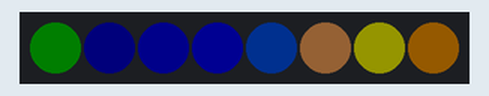
This sketch was run on a simulated Arduino Uno, built with avr-gcc and run on an emulated ATmega328P. On the bench: 8 RGB LEDs in strip order, left to right. Dim RGB values are drawn brighter than linear.

Above: at 0.45 s.
At 6.24 s:
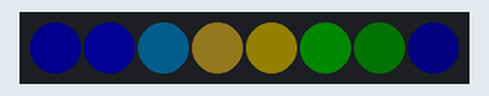
At 9.29 s:
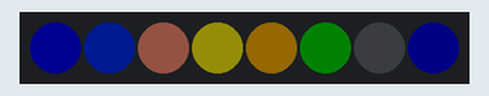
At 19.65 s:
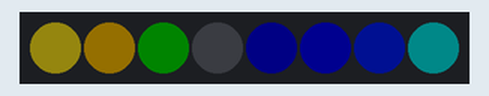
At 28.49 s:
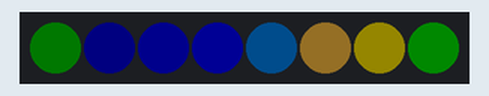
At 39.77 s:
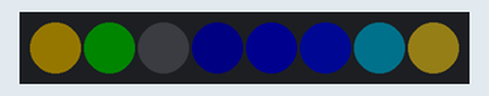
Timing chart, 0 to 40.0 s (numbered marks = the images above):
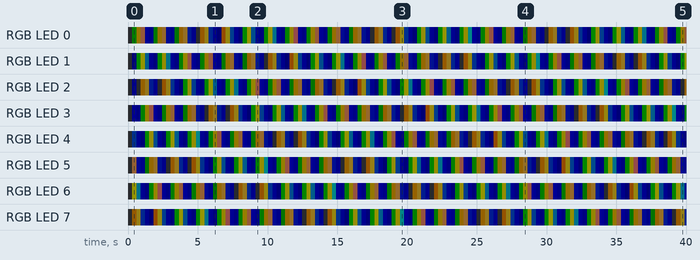

The sketch:

01.6_WS2812.ino
```cpp
/**********************************************************************
  Product     : Freenove 4WD Car for Raspberry Pi Pico (W)
  Description : Basic usage of LEDPixel,
                Make the strip light up in different colors gradually.
  Auther      : www.freenove.com
  Modification: 2023/04/10
**********************************************************************/
#include <Arduino.h>
#include <Adafruit_NeoPixel.h>
#include "Freenove_4WD_Car_WS2812.h"

void setup() {
 WS2812_Setup();      //WS2812 initialization
}

void loop() {
  WS2812_Show(5);
}
```

Freenove_4WD_Car_WS2812.cpp
```cpp
#include <Arduino.h>
#include <Adafruit_NeoPixel.h>
#include "Freenove_4WD_Car_WS2812.h"

int ws2812_task_mode = 0;
int ws2812_strip_time_now;
int ws2812_strip_time_next;
unsigned char ws2812_strip_color_1[12][3];
unsigned char ws2812_strip_color_2[12][3];

Adafruit_NeoPixel ws2812_strip(LEDS_COUNT, WS2812_PIN, NEO_GRB + NEO_KHZ800);

//Set the display color1 for WS2812
void WS2812_Set_Color_1(int number, unsigned char color_1, unsigned char color_2, unsigned char color_3)  //Set the display color1 for WS2812
{
  for (int i = 0; i < LEDS_COUNT; i++)
  {
    if ((number >> i) & 0x01 == 0x01)
    {
      ws2812_strip_color_1[i][0] = constrain(color_1, 0, 255);
      ws2812_strip_color_1[i][1] = constrain(color_2, 0, 255);
      ws2812_strip_color_1[i][2] = constrain(color_3, 0, 255);
    }
  }
}

//Set the display color2 for WS2812
void WS2812_Set_Color_2(int number, unsigned char color_1, unsigned char color_2, unsigned char color_3)  //Set the display color1 for WS2812
{
  if (number == 0)
  {
    for (int i = 0; i < LEDS_COUNT; i++)
    {
      ws2812_strip_color_2[i][0] = constrain(color_1, 0, 255);
      ws2812_strip_color_2[i][1] = constrain(color_2, 0, 255);
      ws2812_strip_color_2[i][2] = constrain(color_3, 0, 255);
    }
  }
  else if (number > 0 && number <= LEDS_COUNT)
  {
    ws2812_strip_color_2[number - 1][0] = constrain(color_1, 0, 255);
    ws2812_strip_color_2[number - 1][1] = constrain(color_2, 0, 255);
    ws2812_strip_color_2[number - 1][2] = constrain(color_3, 0, 255);
  }
}

//Close the display WS2812
void ws2812_close(void)
{
  for (int i = 0; i < LEDS_COUNT; i++)
    ws2812_strip.setPixelColor(i, 0, 0, 0);
  ws2812_strip.show();
}

int ws2812_following_number = 0;
//WS2812 Flow display
void ws2812_following(void)
{
  ws2812_strip_time_next = millis();
  if (ws2812_strip_time_next - ws2812_strip_time_now > 100)
  {
    ws2812_strip_time_now = ws2812_strip_time_next;
    for (int i = 0; i < ws2812_following_number; i++)
      ws2812_strip.setPixelColor(i, ws2812_strip_color_1[i][0], ws2812_strip_color_1[i][1], ws2812_strip_color_1[i][2]);
    for (int i = ws2812_following_number; i < LEDS_COUNT; i++)
      ws2812_strip.setPixelColor(i, 0, 0, 0);
    ws2812_strip.show();
    ws2812_following_number++;
    if (ws2812_following_number == LEDS_COUNT+1)
      ws2812_following_number = 0;
  }
}

//WS2812 static display
void ws2812_rgb(void)
{
  ws2812_strip_time_next = millis();
  if (ws2812_strip_time_next - ws2812_strip_time_now > 100)
  {
    ws2812_strip_time_now = ws2812_strip_time_next;
    for (int i = 0; i < LEDS_COUNT; i++)
      ws2812_strip.setPixelColor(i, ws2812_strip_color_1[i][0], ws2812_strip_color_1[i][1], ws2812_strip_color_1[i][2]);
    ws2812_strip.show();
  }
}

int ws2812_blink_flag = 0;
//WS2812 blink display
void ws2812_blink(void)
{
  ws2812_strip_time_next = millis();
  if (ws2812_strip_time_next - ws2812_strip_time_now > 500 && ws2812_blink_flag == 0)
  {
    ws2812_blink_flag = 1;
    ws2812_strip_time_now = ws2812_strip_time_next;
    for (int i = 0; i < LEDS_COUNT; i++)
      ws2812_strip.setPixelColor(i, ws2812_strip_color_1[i][0], ws2812_strip_color_1[i][1], ws2812_strip_color_1[i][2]);
    ws2812_strip.show();
  }
  else if (ws2812_strip_time_next - ws2812_strip_time_now > 500 && ws2812_blink_flag == 1)
  {
    ws2812_blink_flag = 0;
    ws2812_strip_time_now = ws2812_strip_time_next;
    for (int i = 0; i < LEDS_COUNT; i++)
      ws2812_strip.setPixelColor(i, ws2812_strip_color_2[i][0], ws2812_strip_color_2[i][1], ws2812_strip_color_2[i][2]);
    ws2812_strip.show();
  }
}

int ws2812_breathe_flag = 0;
int breathe_brightness = 0;
//WS2812 breathe display
void ws2812_breathe(void)
{
  ws2812_strip_time_next = millis();
  if ((ws2812_strip_time_next - ws2812_strip_time_now > 5) && (ws2812_breathe_flag == 0))
  {
    ws2812_strip_time_now = ws2812_strip_time_next;
    breathe_brightness++;
    for (int i = 0; i < LEDS_COUNT; i++)
      ws2812_strip.setPixelColor(i, ws2812_strip_color_1[i][0]*breathe_brightness / 255, ws2812_strip_color_1[i][1]*breathe_brightness / 255, ws2812_strip_color_1[i][2]*breathe_brightness / 255);
    ws2812_strip.show();
    if (breathe_brightness >= 255)
      ws2812_breathe_flag = 1;
  }
  if ((ws2812_strip_time_next - ws2812_strip_time_now > 5) && (ws2812_breathe_flag == 1))
  {
    ws2812_strip_time_now = ws2812_strip_time_next;
    breathe_brightness--;
    for (int i = 0; i < LEDS_COUNT; i++)
      ws2812_strip.setPixelColor(i, ws2812_strip_color_1[i][0]*breathe_brightness / 255, ws2812_strip_color_1[i][1]*breathe_brightness / 255, ws2812_strip_color_1[i][2]*breathe_brightness / 255);
    ws2812_strip.show();
    if (breathe_brightness <= 0)
      ws2812_breathe_flag = 0;
  }
}

int rainbow_count = 0;
//WS2812 rainbow display
void ws2812_rainbow(void)
{
  ws2812_strip.setBrightness(20);
  ws2812_strip_time_next = millis();
  if (ws2812_strip_time_next - ws2812_strip_time_now > 5)
  {
    ws2812_strip_time_now = ws2812_strip_time_next;
    rainbow_count++;
    for (int i = 0; i < LEDS_COUNT; i++)
      ws2812_strip.setPixelColor(LEDS_COUNT-1 - i, Wheel((i * 256 / LEDS_COUNT + rainbow_count) & 255));
    ws2812_strip.show();
    if (rainbow_count > 255)
      rainbow_count = 0;
  }
}

int Wheel(byte pos)
{
  int WheelPos = pos % 0xff;
  if (WheelPos < 85) {
    return ((255 - WheelPos * 3) << 16) | ((WheelPos * 3) << 8);
  }
  if (WheelPos < 170) {
    WheelPos -= 85;
    return (((255 - WheelPos * 3) << 8) | (WheelPos * 3));
  }
  WheelPos -= 170;
  return ((WheelPos * 3) << 16 | (255 - WheelPos * 3));
}

//WS2812 initialization function
void WS2812_Setup(void)
{
  ws2812_strip.begin();
  ws2812_strip.setBrightness(20);
  ws2812_close();
  WS2812_Set_Color_1(4095, 0, 0, 100);
  WS2812_Set_Color_2(4095, 0, 0, 0);
  ws2812_strip_time_now = millis();

}

//WS2812 set mode
void WS2812_SetMode(int mode)
{
  ws2812_task_mode = constrain(mode, 0, 5);
}

//WS2812 non-blocking display function
void WS2812_Show(int mode)
{
  switch (mode)
  {
    case 0://Close the WS2812
      ws2812_close();
      break;
    case 1:
      ws2812_rgb();
      break;
    case 2:
      ws2812_following();
      break;
    case 3:
      ws2812_blink();
      break;
    case 4:
      ws2812_breathe();
      break;
    case 5:
      ws2812_rainbow();
      break;
    default:
      break;
  }
}
```

Freenove_4WD_Car_WS2812.h
```cpp
#ifndef _FREENOVE_4WD_CAR_WS2812_H
#define _FREENOVE_4WD_CAR_WS2812_H

#include <Adafruit_NeoPixel.h>

#define WS2812_PIN 16        //Control pins for Pico W
#define LEDS_COUNT 8
extern int ws2812_task_mode; //WS2812 run mode

void WS2812_Setup(void);                                                                                   //WS2812 initialization function
void WS2812_Show(int mode);                                                                                //WS2812 non-blocking display function
void WS2812_Set_Color_1(int number, unsigned char color_1,unsigned char color_2,unsigned char color_3);    //Set the display color1 for WS2812
void WS2812_Set_Color_2(int number, unsigned char color_1,unsigned char color_2,unsigned char color_3);    //Set the display color2 for WS2812
void WS2812_SetMode(int mode);                                                                             //WS2812 set mode
void ws2812_close(void);
void ws2812_following(void);
void ws2812_rgb(void);
void ws2812_rgb(void);
void ws2812_breathe(void);
void ws2812_rainbow(void);
int Wheel(byte pos);

#endif


//
```

Measured:
- by itself, RGB LED 2: off → RGB(0, 0, 11) at 0.31 s, → off 0.31 s later, → RGB(20, 13, 0) 0.30 s later, → RGB(20, 16, 4) 0.31 s later, … (131 changes in this stretch)
- by itself, RGB LED 4: off → RGB(0, 5, 15) at 0.31 s, → RGB(0, 0, 14) 0.31 s later, → RGB(0, 0, 2) 0.30 s later, → RGB(0, 9, 0) 0.31 s later, … (131 changes in this stretch)
